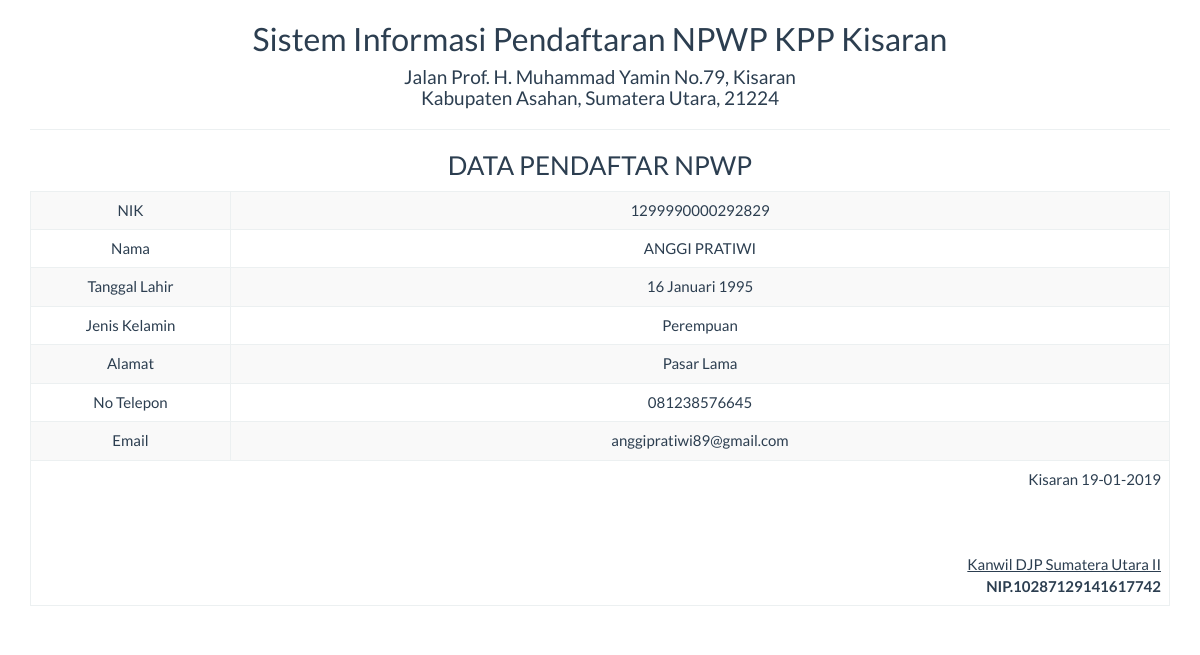
The page /report/data_satu.php?nik=1299990000292829 on the database its author committed.
### tables this page shows
CREATE TABLE `daftar` (
  `nik` varchar(50) NOT NULL,
  `nama` varchar(50) NOT NULL,
  `tgl_lahir` varchar(30) NOT NULL,
  `jenis_kelamin` varchar(50) NOT NULL,
  `alamat` varchar(50) NOT NULL,
  `no_telepon` varchar(30) NOT NULL,
  `email` varchar(50) NOT NULL
);

### report/data_satu.php (the view, shortened to what this page needs)
<!DOCTYPE html>
<html>
    <head>
        <link href="../Assets/css/bootstrap.min.css" rel="stylesheet" type="text/css"/>
    </head>
    <body onload="print()">
        <?php
        include '../config/koneksi.php';
        $sql = "SELECT * FROM daftar WHERE nik='" . $_GET ['nik'] . "'";
        $query = mysqli_query($koneksi, $sql) or die("SQL Detail error");
        $data = mysqli_fetch_array($query);
        ?>
        <div class="container">
            <div class='row'>
                <div class="col-sm-12">
                    <div class="text-center">
                        <h2>Sistem Informasi Pendaftaran NPWP KPP Kisaran </h2>
                        <h4>Jalan Prof. H. Muhammad Yamin No.79, Kisaran <br> Kabupaten Asahan, Sumatera Utara, 21224</h4>
                        <hr>
                        <h3>DATA PENDAFTAR NPWP</h3>
                        <table class="table table-bordered table-striped table-hover">
                            <tbody>
								<tr>
                                    <td>NIK</td> <td><?= $data['nik'] ?></td>
                                </tr>
                                <tr>
                                    <td width="200">Nama</td> <td><?= $data['nama'] ?></td>
                                </tr>
                                <tr>
                                    <td>Tanggal Lahir</td> <td><?= $data['tgl_lahir'] ?></td>
                                </tr>
                                <tr>
                                    <td>Jenis Kelamin</td> <td><?= $data['jenis_kelamin'] ?></td>
                                </tr>
								<tr>
                                    <td>Alamat</td> <td><?= $data['alamat'] ?></td>
                                </tr>
								<tr>
                                    <td>No Telepon</td> <td><?= $data['no_telepon'] ?></td>
                                </tr>
								<tr>
                                    <td>Email</td> <td><?= $data['email'] ?></td>
                                </tr>
                            </tbody>
                            <tfoot>
                                <tr>
                                    <td colspan="2" class="text-right">
                                        Kisaran  <?= date("d-m-Y") ?>
                                        <br><br><br><br>
                                        <u>Kanwil DJP Sumatera Utara II <strong></u><br>
                                        NIP.10287129141617742
									</td>
								</tr>
							</tfoot>
                        </table>
                    </div>
                </div>
            </div>
    </body>
</html>

### rows shown on the page
daftar: nik "1299990000292829", nama "ANGGI PRATIWI", tgl_lahir "16 Januari 1995", jenis_kelamin "Perempuan", alamat "Pasar Lama", no_telepon "081238576645", email "anggipratiwi89@gmail.com"
